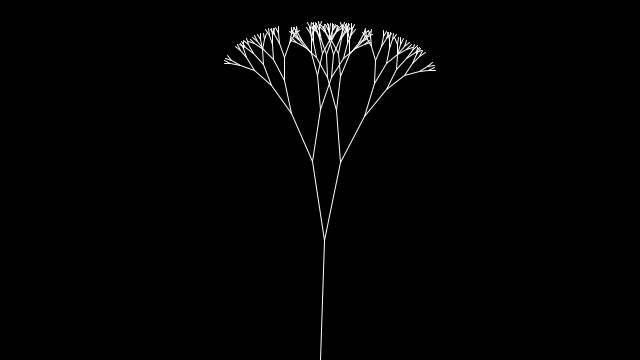
Frame 1 (no input)
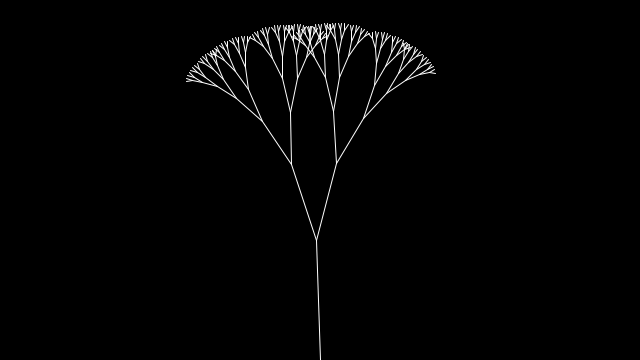
Frame 60 (the mouse pressed at the canvas centre just before this capture)
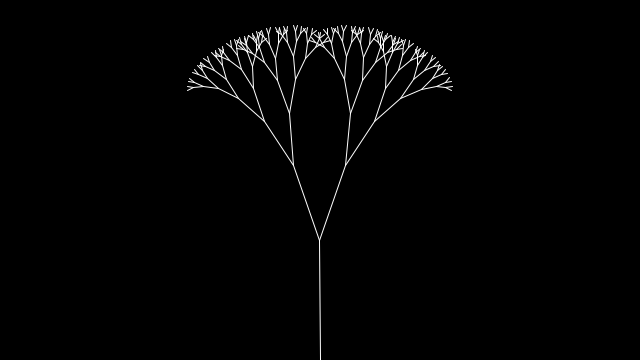
Frame 120 (the mouse held since frame 60 and released just before this capture)

The Processing sketch that drew these frames (run headless with seeded random() and noise(); from frame 60 on, the mouse is pressed at the canvas centre):

// Processing sketch: swayingTree
// ── swayingTree.pde
float theta = PI*noise(random(10000))/6;
float t = 0;

void setup() {
  size(640, 360);
}

void draw() {
  background(0);
  float thetaoffset = PI*(noise(t)-0.5)/10;
  t += 0.02;
  background(0);
  frameRate(30);
  stroke(255);
  translate(width/2,height);
  rotate(thetaoffset);
  line(0,0,0,-120);
  translate(0,-120);
  branch(120, t+1000);
}

void branch(float h, float t) {
  t += 1000;
  h *= 0.66;
  if (h > 6) {
    pushMatrix();
    rotate(theta + PI*(noise(t)-0.5)/10);
    line(0, 0, 0, -h);
    translate(0, -h);
    branch(h, t);
    popMatrix();
    pushMatrix();
    t += 0.01;
    rotate(-theta - PI*(noise(t)-0.5)/10);
    line(0, 0, 0, -h);
    translate(0, -h);
    branch(h, t);
    popMatrix();
  }
}
